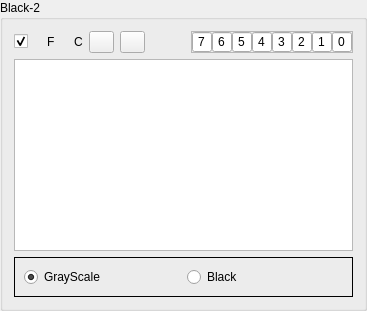
                   <widget class="QGroupBox" name="m_gbBlack2">
                    <property name="title">
                     <string>Black-2</string>
                    </property>
                    <layout class="QGridLayout" name="gridLayout_24">
                     <item row="0" column="0">
                      <layout class="QHBoxLayout" name="horizontalLayout_22">
                       <item>
                        <widget class="QCheckBox" name="m_cbBlackIndex2">
                         <property name="text">
                          <string/>
                         </property>
                         <property name="checked">
                          <bool>true</bool>
                         </property>
                        </widget>
                       </item>
                       <item>
                        <layout class="QHBoxLayout" name="horizontalLayout_12">
                         <item>
                          <widget class="QLabel" name="m_ledFlu5">
                           <property name="text">
                            <string/>
                           </property>
                           <property name="pixmap">
                            <pixmap resource="../../In2Apps/In2CMYK/In2CMYK/shared.qrc">:/res/images/Ledrojo.png</pixmap>
                           </property>
                          </widget>
                         </item>
                         <item>
                          <widget class="QLabel" name="label_9">
                           <property name="text">
                            <string>F</string>
                           </property>
                          </widget>
                         </item>
                        </layout>
                       </item>
                       <item>
                        <layout class="QHBoxLayout" name="horizontalLayout_21">
                         <item>
                          <widget class="QLabel" name="m_ledHBlack2">
                           <property name="text">
                            <string/>
                           </property>
                           <property name="pixmap">
                            <pixmap resource="../../In2Apps/In2CMYK/In2CMYK/shared.qrc">:/res/images/Ledrojo.png</pixmap>
                           </property>
                          </widget>
                         </item>
                         <item>
                          <widget class="QLabel" name="label_10">
                           <property name="text">
                            <string>C</string>
                           </property>
                          </widget>
                         </item>
                        </layout>
                       </item>
                       <item>
                        <widget class="QPushButton" name="m_pbPaintBlack2">
                         <property name="sizePolicy">
                          <sizepolicy hsizetype="Preferred" vsizetype="Fixed">
                           <horstretch>0</horstretch>
                           <verstretch>0</verstretch>
                          </sizepolicy>
                         </property>
                         <property name="maximumSize">
                          <size>
                           <width>25</width>
                           <height>25</height>
                          </size>
                         </property>
                         <property name="text">
                          <string/>
                         </property>
                         <property name="icon">
                          <iconset resource="../../In2Apps/In2CMYK/In2CMYK/shared.qrc">
                           <normaloff>:/res/images/Paint.png</normaloff>:/res/images/Paint.png</iconset>
                         </property>
                        </widget>
                       </item>
                       <item>
                        <widget class="QPushButton" name="m_pbImageBlack2">
                         <property name="maximumSize">
                          <size>
                           <width>25</width>
                           <height>25</height>
                          </size>
                         </property>
                         <property name="text">
                          <string/>
                         </property>
                         <property name="icon">
                          <iconset resource="../../In2Apps/In2CMYK/In2CMYK/shared.qrc">
                           <normaloff>:/res/images/kview.png</normaloff>:/res/images/kview.png</iconset>
                         </property>
                        </widget>
                       </item>
                       <item>
                        <spacer name="horizontalSpacer_5">
                         <property name="orientation">
                          <enum>Qt::Horizontal</enum>
                         </property>
                         <property name="sizeHint" stdset="0">
                          <size>
                           <width>40</width>
                           <height>20</height>
                          </size>
                         </property>
                        </spacer>
                       </item>
                       <item>
                        <widget class="QFrame" name="frame_8">
                         <property name="frameShape">
                          <enum>QFrame::StyledPanel</enum>
                         </property>
                         <property name="frameShadow">
                          <enum>QFrame::Raised</enum>
                         </property>
                         <layout class="QGridLayout" name="gridLayout_19">
                          <property name="leftMargin">
                           <number>0</number>
                          </property>
                          <property name="topMargin">
                           <number>0</number>
                          </property>
                          <property name="rightMargin">
                           <number>0</number>
                          </property>
                          <property name="bottomMargin">
                           <number>0</number>
                          </property>
                          <property name="spacing">
                           <number>0</number>
                          </property>
                          <item row="0" column="0">
                           <layout class="QHBoxLayout" name="horizontalLayout_13">
                            <property name="spacing">
                             <number>0</number>
                            </property>
                            <item>
                             <widget class="QLineEdit" name="m_leBlack2Pal7">
                              <property name="sizePolicy">
                               <sizepolicy hsizetype="Fixed" vsizetype="Fixed">
                                <horstretch>0</horstretch>
                                <verstretch>0</verstretch>
                               </sizepolicy>
                              </property>
                              <property name="minimumSize">
                               <size>
                                <width>20</width>
                                <height>20</height>
                               </size>
                              </property>
                              <property name="maximumSize">
                               <size>
                                <width>20</width>
                                <height>20</height>
                               </size>
                              </property>
                              <property name="text">
                               <string>7</string>
                              </property>
                              <property name="alignment">
                               <set>Qt::AlignCenter</set>
                              </property>
                             </widget>
                            </item>
                            <item>
                             <widget class="QLineEdit" name="m_leBlack2Pal6">
                              <property name="sizePolicy">
                               <sizepolicy hsizetype="Fixed" vsizetype="Fixed">
                                <horstretch>0</horstretch>
                                <verstretch>0</verstretch>
                               </sizepolicy>
                              </property>
                              <property name="minimumSize">
                               <size>
                                <width>20</width>
                                <height>20</height>
                               </size>
                              </property>
                              <property name="maximumSize">
                               <size>
                                <width>20</width>
                                <height>20</height>
                               </size>
                              </property>
                              <property name="text">
                               <string>6</string>
                              </property>
                              <property name="alignment">
                               <set>Qt::AlignCenter</set>
                              </property>
                             </widget>
                            </item>
                            <item>
                             <widget class="QLineEdit" name="m_leBlack2Pal5">
                              <property name="sizePolicy">
                               <sizepolicy hsizetype="Fixed" vsizetype="Fixed">
                                <horstretch>0</horstretch>
                                <verstretch>0</verstretch>
                               </sizepolicy>
                              </property>
                              <property name="minimumSize">
                               <size>
                                <width>20</width>
                                <height>20</height>
                               </size>
                              </property>
                              <property name="maximumSize">
                               <size>
                                <width>20</width>
                                <height>20</height>
                               </size>
                              </property>
                              <property name="text">
                               <string>5</string>
                              </property>
                              <property name="alignment">
                               <set>Qt::AlignCenter</set>
                              </property>
                             </widget>
                            </item>
                            <item>
                             <widget class="QLineEdit" name="m_leBlack2Pal4">
                              <property name="sizePolicy">
                               <sizepolicy hsizetype="Fixed" vsizetype="Fixed">
                                <horstretch>0</horstretch>
                                <verstretch>0</verstretch>
                               </sizepolicy>
                              </property>
                              <property name="minimumSize">
                               <size>
                                <width>20</width>
                                <height>20</height>
                               </size>
                              </property>
                              <property name="maximumSize">
                               <size>
                                <width>20</width>
                                <height>20</height>
                               </size>
                              </property>
                              <property name="text">
                               <string>4</string>
                              </property>
                              <property name="alignment">
                               <set>Qt::AlignCenter</set>
                              </property>
                             </widget>
                            </item>
                            <item>
                             <widget class="QLineEdit" name="m_leBlack2Pal3">
                              <property name="sizePolicy">
                               <sizepolicy hsizetype="Fixed" vsizetype="Fixed">
                                <horstretch>0</horstretch>
                                <verstretch>0</verstretch>
                               </sizepolicy>
                              </property>
                              <property name="minimumSize">
                               <size>
                                <width>20</width>
                                <height>20</height>
                               </size>
                              </property>
                              <property name="maximumSize">
                               <size>
                                <width>20</width>
                                <height>20</height>
                               </size>
                              </property>
                              <property name="text">
                               <string>3</string>
                              </property>
                              <property name="alignment">
                               <set>Qt::AlignCenter</set>
                              </property>
                             </widget>
                            </item>
                            <item>
                             <widget class="QLineEdit" name="m_leBlack2Pal2">
                              <property name="sizePolicy">
                               <sizepolicy hsizetype="Fixed" vsizetype="Fixed">
                                <horstretch>0</horstretch>
                                <verstretch>0</verstretch>
                               </sizepolicy>
                              </property>
                              <property name="minimumSize">
                               <size>
                                <width>20</width>
                                <height>20</height>
                               </size>
                              </property>
                              <property name="maximumSize">
                               <size>
                                <width>20</width>
                                <height>20</height>
                               </size>
                              </property>
                              <property name="text">
                               <string>2</string>
                              </property>
                              <property name="alignment">
                               <set>Qt::AlignCenter</set>
                              </property>
                             </widget>
                            </item>
                            <item>
                             <widget class="QLineEdit" name="m_leBlack2Pal1">
                              <property name="sizePolicy">
                               <sizepolicy hsizetype="Fixed" vsizetype="Fixed">
                                <horstretch>0</horstretch>
                                <verstretch>0</verstretch>
                               </sizepolicy>
                              </property>
                              <property name="minimumSize">
                               <size>
                                <width>20</width>
                                <height>20</height>
                               </size>
                              </property>
                              <property name="maximumSize">
                               <size>
                                <width>20</width>
                                <height>20</height>
                               </size>
                              </property>
                              <property name="text">
                               <string>1</string>
                              </property>
                              <property name="alignment">
                               <set>Qt::AlignCenter</set>
                              </property>
                             </widget>
                            </item>
                            <item>
                             <widget class="QLineEdit" name="m_leBlack2Pal0">
                              <property name="sizePolicy">
                               <sizepolicy hsizetype="Fixed" vsizetype="Fixed">
                                <horstretch>0</horstretch>
                                <verstretch>0</verstretch>
                               </sizepolicy>
                              </property>
                              <property name="minimumSize">
                               <size>
                                <width>20</width>
                                <height>20</height>
                               </size>
                              </property>
                              <property name="maximumSize">
                               <size>
                                <width>20</width>
                                <height>20</height>
                               </size>
                              </property>
                              <property name="text">
                               <string>0</string>
                              </property>
                              <property name="alignment">
                               <set>Qt::AlignCenter</set>
                              </property>
                             </widget>
                            </item>
                           </layout>
                          </item>
                         </layout>
                        </widget>
                       </item>
                      </layout>
                     </item>
                     <item row="1" column="0">
                      <widget class="QGraphicsView" name="m_gvliteBlack2">
                       <property name="backgroundBrush">
                        <brush brushstyle="Dense3Pattern">
                         <color alpha="125">
                          <red>0</red>
                          <green>0</green>
                          <blue>0</blue>
                         </color>
                        </brush>
                       </property>
                      </widget>
                     </item>
                     <item row="2" column="0">
                      <widget class="QFrame" name="frame_16">
                       <property name="frameShape">
                        <enum>QFrame::Box</enum>
                       </property>
                       <property name="frameShadow">
                        <enum>QFrame::Plain</enum>
                       </property>
                       <layout class="QHBoxLayout" name="horizontalLayout_29">
                        <item>
                         <widget class="QRadioButton" name="m_rbBlack21">
                          <property name="text">
                           <string>GrayScale</string>
                          </property>
                          <property name="checked">
                           <bool>true</bool>
                          </property>
                         </widget>
                        </item>
                        <item>
                         <widget class="QRadioButton" name="m_rbBlack22">
                          <property name="text">
                           <string>Black</string>
                          </property>
                         </widget>
                        </item>
                       </layout>
                      </widget>
                     </item>
                    </layout>
                   </widget>
